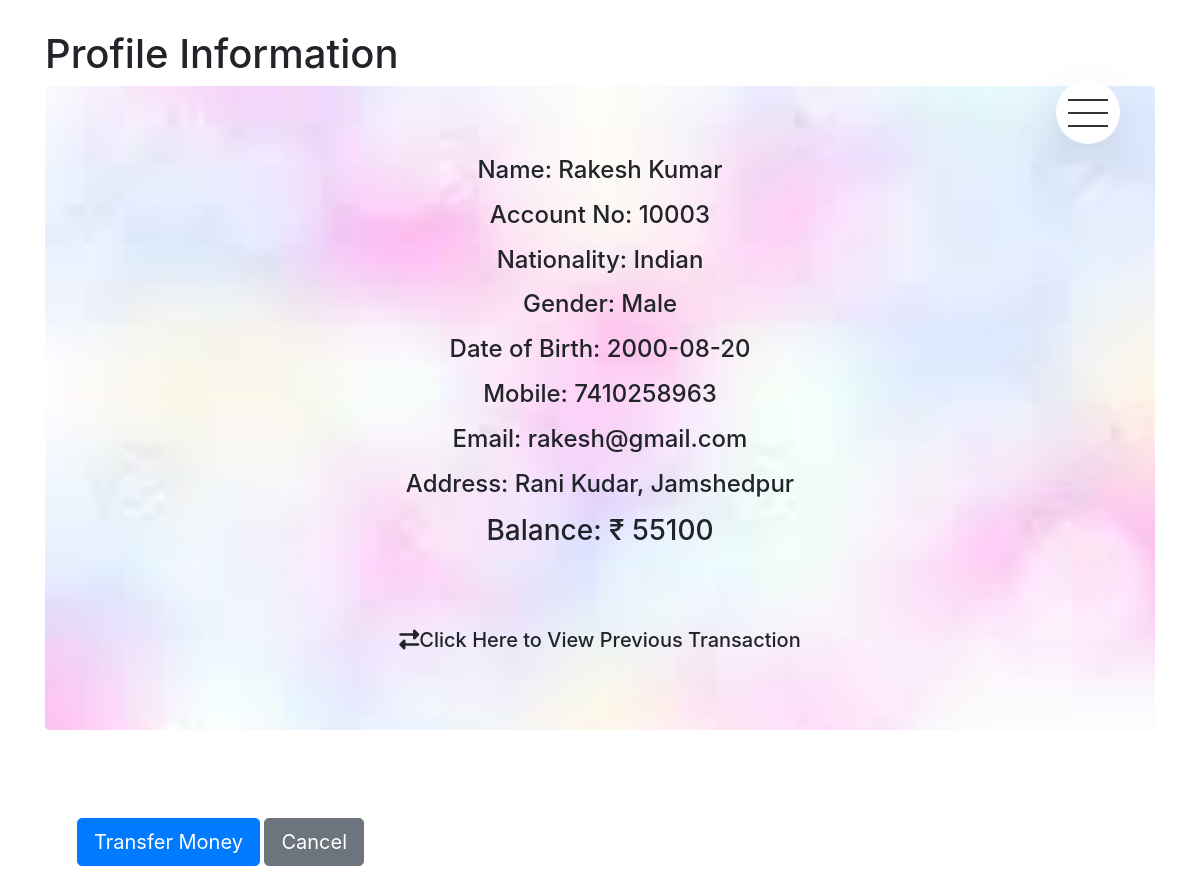
The page /main/view_profile.php?account_no=10003 on the database its author committed.
### tables this page shows
CREATE TABLE `members` (
  `account_no` int(5) NOT NULL,
  `FirstName` varchar(10) NOT NULL,
  `LastName` varchar(10) NOT NULL,
  `Gender` varchar(10) NOT NULL,
  `DOB` varchar(10) NOT NULL,
  `Mobile` varchar(10) NOT NULL,
  `Email` varchar(50) NOT NULL,
  `Nationality` varchar(30) NOT NULL,
  `Address` varchar(120) NOT NULL,
  `balance` float NOT NULL
);

### main/view_profile.php (the view, shortened to what this page needs)
<?php
require_once "util.php";
 ?>
<!DOCTYPE html>
 <html>
 <head>
 	<?php require_once "head.php"; ?>
     <?php require_once "nav.php"; ?>
 </head>
 <body>
 <div class="container">
 <h1>Profile Information</h1>
 <div id="profile" class="jumbotron">
<?php
$stmt = $pdo->prepare("SELECT * FROM members  where account_no = :xyz");
$stmt->execute(array(":xyz" => $_GET['account_no']));
$row = $stmt->fetch(PDO::FETCH_ASSOC);
echo '<center><h4><p>Name: '.$row['FirstName'].' '.$row['LastName'];
echo '</p><p>Account No: '.$row['account_no'];
echo '</p><p>Nationality: '.$row['Nationality'];
echo '</p><p>Gender: '.$row['Gender'];
echo '</p><p>Date of Birth:  '.$row['DOB'];
echo '</p><p>Mobile: '.$row['Mobile'];
echo '</p><p>Email:  '.$row['Email'];
echo '</p><p>Address: '.$row['Address'];
echo '</p><p></h4><h3>Balance:  &#8377 '.$row['balance'];
echo '</h3></p><br><br><p><h5>
<a id="transactionbutton">
<span class="fa fa-exchange"></span>Click Here to View Previous Transaction</a></h5></center>';
?>
</div>
<div class="continer" id="transfer-form">
    <form method="POST">
    <div class="form-group row">
        <div class="col-md-8">
        <input type="submit" class="btn btn-primary btn-lg" value="Transfer Money" id="add_transact_form">
        <input type="submit" class="btn btn-secondary btn-lg" name="cancel" value="Cancel">
    </div>
    </div>
</form>
</div>
 </div>
 </body>
 </html>

### main/css/style.css (style rules this page uses)
* { margin: 0; padding: 0; box-sizing: border-box; }
body { font-family: "Lato", sans-serif; font-weight: 400; font-size: 16px; line-height: 1.7; color: #777; padding: 30px; }
#profile { margin: 10px auto blue; padding: 70px 30px; background-image: url('../img/bg.jpg'); background-repeat: no-repeat; background-size: cover; }
.form-group { padding: 2rem; }
.btn::after { content: ""; display: inline-block; height: 100%; width: 100%; border-radius: 100px; position: absolute; top: 0; left: 0; z-index: -1; transition: all, .4s; }

### rows shown on the page
members: FirstName "Rakesh", LastName "Kumar", account_no "10003", Nationality "Indian", Gender "Male", DOB "2000-08-20", Mobile "7410258963", Email "rakesh@gmail.com", Address "Rani Kudar, Jamshedpur", balance "55100"
